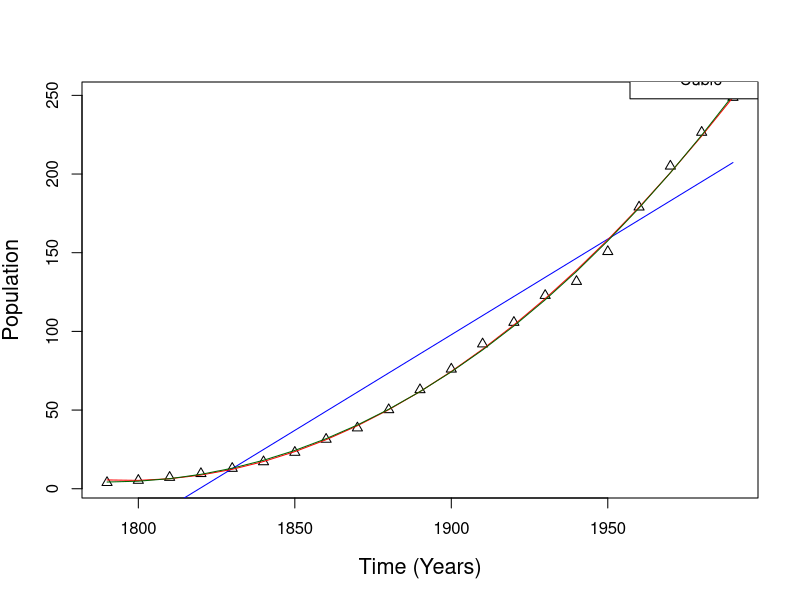
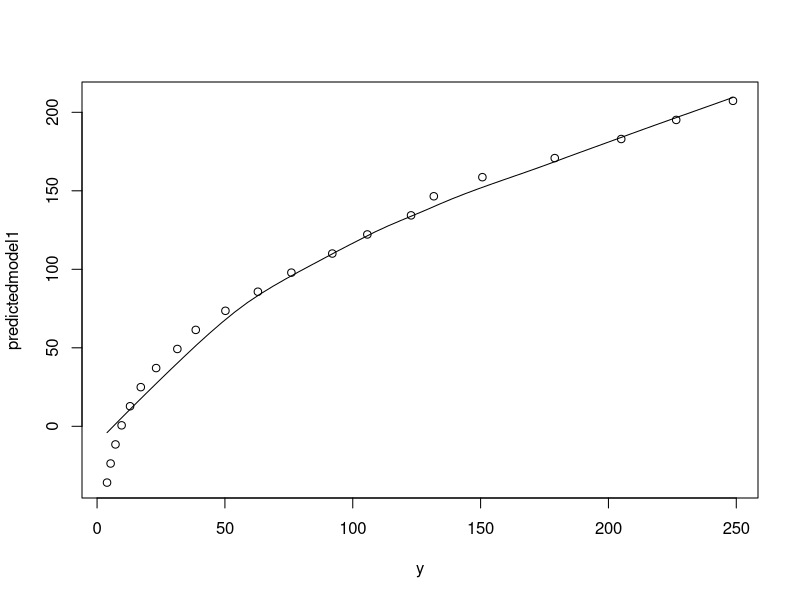
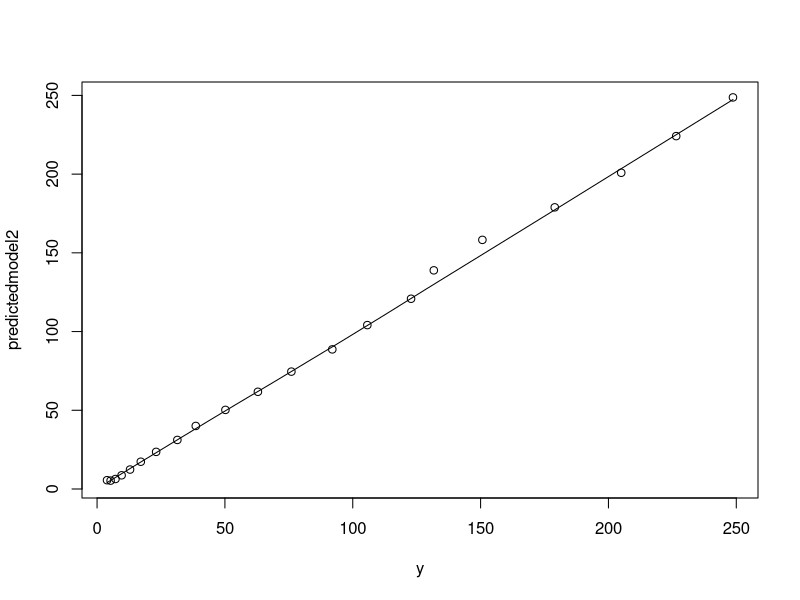
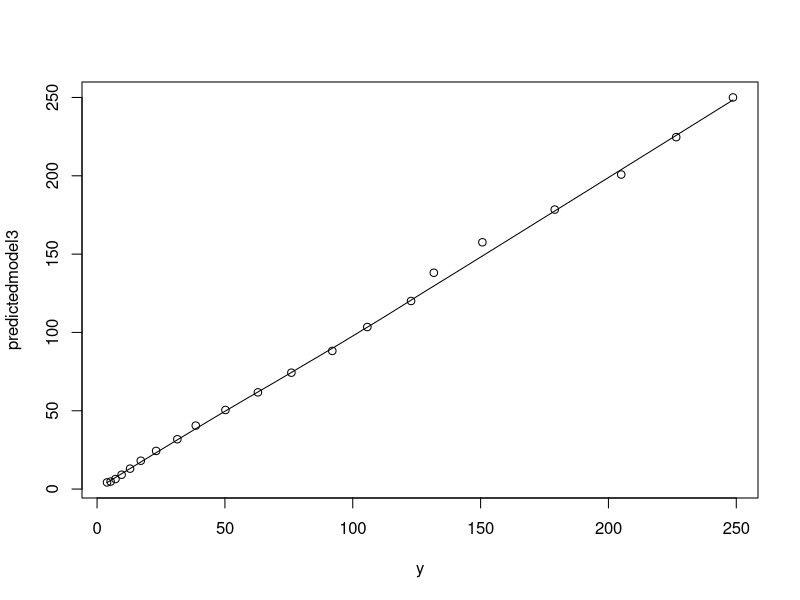

These charts were generated, in order, by the following R code:
#Installing the necessary libraries
library(tidyverse)
library(data.table)

#Load the census dataset array
setwd("C:/Users/vishw/Desktop/Lectures/Data Science/ProfLary ML/Lecture-3/rscripts")
census <- fread('population.csv')

#Specify x values (year)
x <- census$Year

#Specify y values (population)
y <- census$Pop

#Modelling the Data for different polynomials
model1 <- lm( y ~ poly(x,1)) #Linear fit
model2 <- lm( y ~ poly(x,2)) #Quadratic fit
model3 <- lm( y ~ poly(x,3)) #Cubic fit

#Predicting the models
predictedmodel1 <- predict(model1)
predictedmodel2 <- predict(model2)
predictedmodel3 <- predict(model3)

#plotting the prdicted values for different polynomials with actual data,
#to study the fit
plot(x,y, xlab = "Time (Years)", ylab = "Population", cex.lab = 1.3, pch=24)
lines(x, predictedmodel1, col = "blue", lwd = 1)
lines(x, predictedmodel2, col = "red",  lwd = 1)
lines(x, predictedmodel3, col = "darkgreen", lwd = 1)

# Add a legend
legend("topright", 
       legend = c("Original", "Linear", "Quadratic", "Cubic"), 
       lty = c(NA,1,1,1),inset=c(0,-0.20), pch = c(24,NA,NA,NA),col = c( "black","blue","red","darkgreen"))

#Finding correlation coefficients
R1 <- cor(predictedmodel1,census$Pop)
R2 <- cor(predictedmodel2,census$Pop)
R3 <- cor(predictedmodel3,census$Pop)

#Scatter Plot between estimated and actual population values
scatter.smooth(y,predictedmodel1)
scatter.smooth(y,predictedmodel2)
scatter.smooth(y,predictedmodel3)
